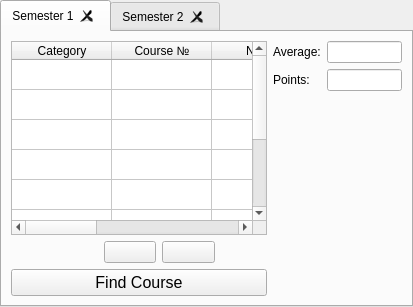
         <widget class="QTabWidget" name="courses_tab_widget">
          <property name="sizePolicy">
           <sizepolicy hsizetype="MinimumExpanding" vsizetype="MinimumExpanding">
            <horstretch>0</horstretch>
            <verstretch>0</verstretch>
           </sizepolicy>
          </property>
          <property name="layoutDirection">
           <enum>Qt::LeftToRight</enum>
          </property>
          <property name="tabShape">
           <enum>QTabWidget::Rounded</enum>
          </property>
          <property name="currentIndex">
           <number>0</number>
          </property>
          <property name="tabsClosable">
           <bool>true</bool>
          </property>
          <property name="movable">
           <bool>true</bool>
          </property>
          <widget class="QWidget" name="semester_1">
           <property name="accessibleName">
            <string/>
           </property>
           <property name="locale">
            <locale language="Hebrew" country="Israel"/>
           </property>
           <attribute name="title">
            <string>Semester 1</string>
           </attribute>
           <layout class="QGridLayout" name="gridLayout_4">
            <item row="0" column="0">
             <layout class="QGridLayout" name="gridLayout_2">
              <item row="2" column="0">
               <layout class="QHBoxLayout" name="horizontalLayout_3">
                <item>
                 <spacer name="horizontalSpacer_3">
                  <property name="orientation">
                   <enum>Qt::Horizontal</enum>
                  </property>
                  <property name="sizeHint" stdset="0">
                   <size>
                    <width>40</width>
                    <height>20</height>
                   </size>
                  </property>
                 </spacer>
                </item>
                <item>
                 <spacer name="horizontalSpacer">
                  <property name="orientation">
                   <enum>Qt::Horizontal</enum>
                  </property>
                  <property name="sizeType">
                   <enum>QSizePolicy::Ignored</enum>
                  </property>
                  <property name="sizeHint" stdset="0">
                   <size>
                    <width>40</width>
                    <height>20</height>
                   </size>
                  </property>
                 </spacer>
                </item>
                <item>
                 <widget class="QPushButton" name="semester_table_remove_line">
                  <property name="sizePolicy">
                   <sizepolicy hsizetype="MinimumExpanding" vsizetype="Fixed">
                    <horstretch>0</horstretch>
                    <verstretch>0</verstretch>
                   </sizepolicy>
                  </property>
                  <property name="toolTip">
                   <string>&lt;html&gt;&lt;head/&gt;&lt;body&gt;&lt;p&gt;&lt;span style=&quot; font-size:12pt; font-weight:600;&quot;&gt;הסר שורה&lt;/span&gt;&lt;/p&gt;&lt;/body&gt;&lt;/html&gt;</string>
                  </property>
                  <property name="layoutDirection">
                   <enum>Qt::LeftToRight</enum>
                  </property>
                  <property name="text">
                   <string/>
                  </property>
                  <property name="icon">
                   <iconset>
                    <normaloff>../../../.designer/images/list-remove.svg</normaloff>../../../.designer/images/list-remove.svg</iconset>
                  </property>
                  <property name="iconSize">
                   <size>
                    <width>32</width>
                    <height>32</height>
                   </size>
                  </property>
                 </widget>
                </item>
                <item>
                 <widget class="QPushButton" name="semester_table_add_line">
                  <property name="sizePolicy">
                   <sizepolicy hsizetype="MinimumExpanding" vsizetype="Fixed">
                    <horstretch>0</horstretch>
                    <verstretch>0</verstretch>
                   </sizepolicy>
                  </property>
                  <property name="toolTip">
                   <string>&lt;html&gt;&lt;head/&gt;&lt;body&gt;&lt;p&gt;&lt;span style=&quot; font-size:12pt; font-weight:600;&quot;&gt;הוסף שורה&lt;/span&gt;&lt;/p&gt;&lt;/body&gt;&lt;/html&gt;</string>
                  </property>
                  <property name="layoutDirection">
                   <enum>Qt::LeftToRight</enum>
                  </property>
                  <property name="text">
                   <string/>
                  </property>
                  <property name="icon">
                   <iconset>
                    <normaloff>../../../.designer/images/list-add.svg</normaloff>../../../.designer/images/list-add.svg</iconset>
                  </property>
                  <property name="iconSize">
                   <size>
                    <width>32</width>
                    <height>32</height>
                   </size>
                  </property>
                 </widget>
                </item>
                <item>
                 <spacer name="horizontalSpacer_4">
                  <property name="orientation">
                   <enum>Qt::Horizontal</enum>
                  </property>
                  <property name="sizeHint" stdset="0">
                   <size>
                    <width>40</width>
                    <height>20</height>
                   </size>
                  </property>
                 </spacer>
                </item>
               </layout>
              </item>
              <item row="0" column="1">
               <layout class="QVBoxLayout" name="verticalLayout_3">
                <item>
                 <layout class="QHBoxLayout" name="horizontalLayout_4">
                  <item>
                   <widget class="QLabel" name="semester_average_label">
                    <property name="sizePolicy">
                     <sizepolicy hsizetype="Fixed" vsizetype="Fixed">
                      <horstretch>0</horstretch>
                      <verstretch>0</verstretch>
                     </sizepolicy>
                    </property>
                    <property name="layoutDirection">
                     <enum>Qt::LeftToRight</enum>
                    </property>
                    <property name="text">
                     <string>Average:</string>
                    </property>
                   </widget>
                  </item>
                  <item>
                   <widget class="QLineEdit" name="semester_average_in">
                    <property name="sizePolicy">
                     <sizepolicy hsizetype="Fixed" vsizetype="Fixed">
                      <horstretch>0</horstretch>
                      <verstretch>0</verstretch>
                     </sizepolicy>
                    </property>
                    <property name="maximumSize">
                     <size>
                      <width>75</width>
                      <height>16777215</height>
                     </size>
                    </property>
                    <property name="layoutDirection">
                     <enum>Qt::LeftToRight</enum>
                    </property>
                    <property name="text">
                     <string/>
                    </property>
                    <property name="alignment">
                     <set>Qt::AlignCenter</set>
                    </property>
                    <property name="readOnly">
                     <bool>true</bool>
                    </property>
                   </widget>
                  </item>
                 </layout>
                </item>
                <item>
                 <layout class="QHBoxLayout" name="horizontalLayout_5">
                  <item>
                   <widget class="QLabel" name="semester_points_label">
                    <property name="sizePolicy">
                     <sizepolicy hsizetype="Fixed" vsizetype="Fixed">
                      <horstretch>0</horstretch>
                      <verstretch>0</verstretch>
                     </sizepolicy>
                    </property>
                    <property name="maximumSize">
                     <size>
                      <width>67</width>
                      <height>16777215</height>
                     </size>
                    </property>
                    <property name="layoutDirection">
                     <enum>Qt::LeftToRight</enum>
                    </property>
                    <property name="text">
                     <string>Points:</string>
                    </property>
                   </widget>
                  </item>
                  <item>
                   <widget class="QLineEdit" name="semester_points_in">
                    <property name="sizePolicy">
                     <sizepolicy hsizetype="Fixed" vsizetype="Fixed">
                      <horstretch>0</horstretch>
                      <verstretch>0</verstretch>
                     </sizepolicy>
                    </property>
                    <property name="maximumSize">
                     <size>
                      <width>75</width>
                      <height>16777215</height>
                     </size>
                    </property>
                    <property name="layoutDirection">
                     <enum>Qt::LeftToRight</enum>
                    </property>
                    <property name="text">
                     <string/>
                    </property>
                    <property name="alignment">
                     <set>Qt::AlignCenter</set>
                    </property>
                    <property name="readOnly">
                     <bool>true</bool>
                    </property>
                   </widget>
                  </item>
                 </layout>
                </item>
               </layout>
              </item>
              <item row="1" column="1">
               <spacer name="verticalSpacer">
                <property name="orientation">
                 <enum>Qt::Vertical</enum>
                </property>
                <property name="sizeHint" stdset="0">
                 <size>
                  <width>20</width>
                  <height>40</height>
                 </size>
                </property>
               </spacer>
              </item>
              <item row="0" column="0" rowspan="2">
               <widget class="QTableWidget" name="courses_table">
                <property name="sizePolicy">
                 <sizepolicy hsizetype="Expanding" vsizetype="Expanding">
                  <horstretch>0</horstretch>
                  <verstretch>0</verstretch>
                 </sizepolicy>
                </property>
                <property name="mouseTracking">
                 <bool>true</bool>
                </property>
                <property name="layoutDirection">
                 <enum>Qt::LeftToRight</enum>
                </property>
                <property name="sortingEnabled">
                 <bool>true</bool>
                </property>
                <property name="horizontalHeader().setSectionResizeMode" stdset="0">
                 <string>QtWidgets.QHeaderView.Stretch</string>
                </property>
                <attribute name="horizontalHeaderVisible">
                 <bool>true</bool>
                </attribute>
                <attribute name="horizontalHeaderCascadingSectionResizes">
                 <bool>false</bool>
                </attribute>
                <attribute name="horizontalHeaderShowSortIndicator" stdset="0">
                 <bool>true</bool>
                </attribute>
                <attribute name="horizontalHeaderStretchLastSection">
                 <bool>false</bool>
                </attribute>
                <attribute name="verticalHeaderVisible">
                 <bool>false</bool>
                </attribute>
                <attribute name="verticalHeaderCascadingSectionResizes">
                 <bool>true</bool>
                </attribute>
                <attribute name="verticalHeaderStretchLastSection">
                 <bool>false</bool>
                </attribute>
                <row>
                 <property name="text">
                  <string>New Row</string>
                 </property>
                </row>
                <row>
                 <property name="text">
                  <string>New Row</string>
                 </property>
                </row>
                <row>
                 <property name="text">
                  <string>New Row</string>
                 </property>
                </row>
                <row>
                 <property name="text">
                  <string>New Row</string>
                 </property>
                </row>
                <row>
                 <property name="text">
                  <string>New Row</string>
                 </property>
                </row>
                <row>
                 <property name="text">
                  <string>New Row</string>
                 </property>
                </row>
                <row>
                 <property name="text">
                  <string>New Row</string>
                 </property>
                </row>
                <row>
                 <property name="text">
                  <string>New Row</string>
                 </property>
                </row>
                <row>
                 <property name="text">
                  <string>New Row</string>
                 </property>
                </row>
                <column>
                 <property name="text">
                  <string>Category</string>
                 </property>
                </column>
                <column>
                 <property name="text">
                  <string>Course №</string>
                 </property>
                </column>
                <column>
                 <property name="text">
                  <string>Name</string>
                 </property>
                </column>
                <column>
                 <property name="text">
                  <string>Points</string>
                 </property>
                </column>
                <column>
                 <property name="text">
                  <string>Grade</string>
                 </property>
                </column>
                <column>
                 <property name="text">
                  <string/>
                 </property>
                </column>
               </widget>
              </item>
              <item row="3" column="0">
               <widget class="QPushButton" name="semester_add_course">
                <property name="font">
                 <font>
                  <pointsize>12</pointsize>
                  <weight>50</weight>
                  <italic>false</italic>
                  <bold>false</bold>
                 </font>
                </property>
                <property name="layoutDirection">
                 <enum>Qt::LeftToRight</enum>
                </property>
                <property name="text">
                 <string>Find Course</string>
                </property>
               </widget>
              </item>
             </layout>
            </item>
           </layout>
          </widget>
          <widget class="QWidget" name="semester_2">
           <attribute name="title">
            <string>Semester 2</string>
           </attribute>
           <layout class="QGridLayout" name="gridLayout"/>
          </widget>
         </widget>
